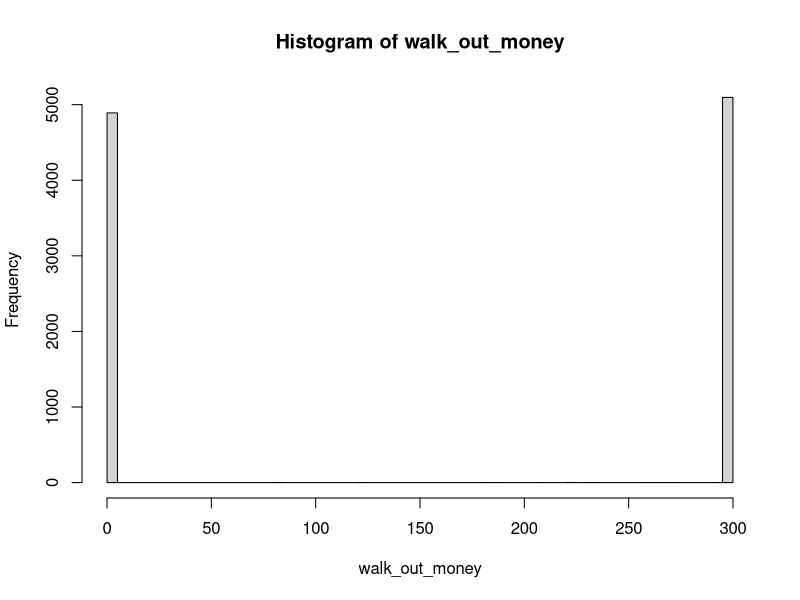
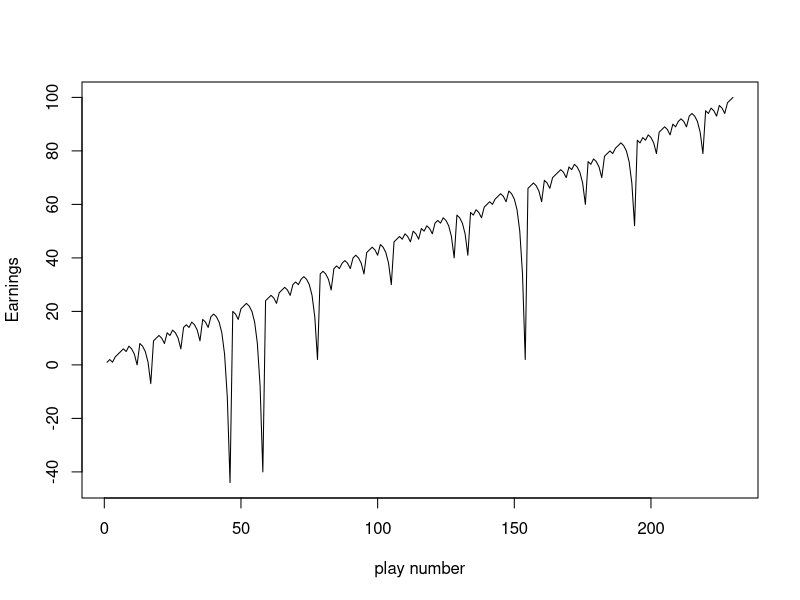
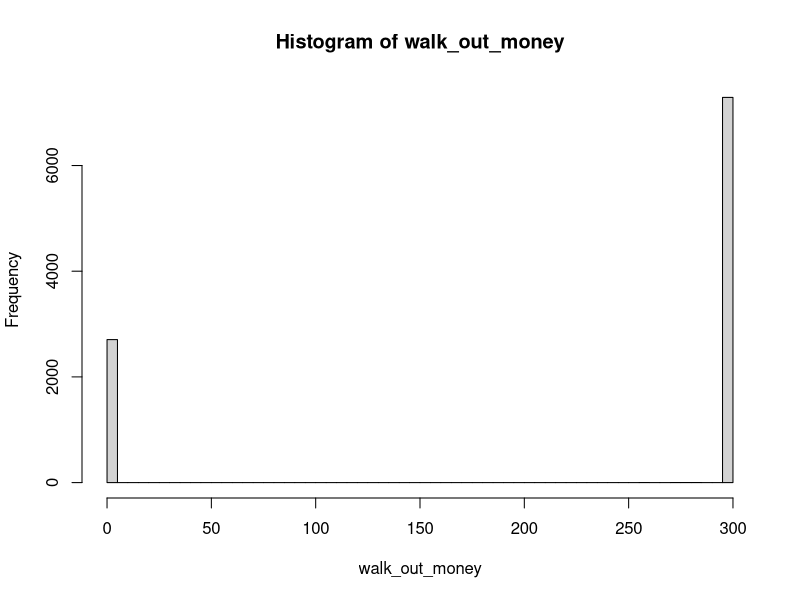

These figures' R source, in order: (Note: a time limit stopped this script after it produced the figures.)
## ---- chunk 1
knitr::opts_chunk$set(echo=TRUE, warning=FALSE, message=FALSE)
library(magrittr)
library(tidyverse)
## ---- chunk 2
#' A single play of the Martingale strategy
#' number of plays  number, the number of plays in roulette
#' Takes a state list, spins the roulette wheel, returns the state list with updated values (for example, budget, plays, etc)
#' @param state A list with the following entries: 
#'   B              number, the budget
#'   W              number, the budget threshold for successfully stopping
#'   L              number, the maximum number of plays 
#'   M              number, the casino wager limit
#'   plays          integer, the number of plays executed
#'   previous_wager number, the wager in the previous play (0 at first play)
#'   previous_win   TRUE/FALSE, indicator if the previous play was a win (TRUE at first play)

#' @return The updated state list
one_play <- function(state){
  
    # Wager
    proposed_wager <- ifelse(state$previous_win, 1, 2*state$previous_wager)
    wager <- min(proposed_wager, state$M, state$B)

    # Spin of the wheel
    red <- rbinom(1,1,18/38)
 
    # Update state
    state$plays <- state$plays + 1
    state$previous_wager <- wager
    if(red){
      # WIN
      state$B <- state$B + wager
      state$previous_win <- TRUE
    }else{
      # LOSE
      state$B <- state$B - wager
      state$previous_win <- FALSE
    }
  state
}

#' Stopping rule
#'
#' Takes the state list and determines if the gambler has to stop
#' @param state A list.  See one_play
#' @return TRUE/FALSE
stop_play <- function(state){
  if(state$B <= 0) return(TRUE)
  if(state$plays >= state$L) return(TRUE)
  if(state$B >= state$W) return(TRUE)
  FALSE
}

#' Play roulette to either bankruptcy, success, or play limits
#'
#' @param B number, the starting budget
#' @param W number, the budget threshold for successfully stoping
#' @param L number, the maximum number of plays 
#' @param M number, the casino wager limit
#' @return A vector of budget values calculated after each play.
one_series <- function(
    B = 200
  , W = 300
  , L = 1000
  , M = 100
){

  # initial state
  state <- list(
    B = B
  , W = W
  , L = L
  , M = M
  , plays = 0
  , previous_wager = 0
  , previous_win = TRUE
  )

  # vector to store budget over series of plays
  budget <- rep(NA, L)
  
  # For loop of plays
  for(i in 1:L){
    new_state <- state %>% one_play
    budget[i] <- new_state$B
    if(new_state %>% stop_play){
      return(budget[1:i])
    }
    state <- new_state
  }
  budget    
}

# helper function
get_last <- function(x) x[length(x)] 

# Simulation
walk_out_money <- rep(NA, 10000)
for(j in seq_along(walk_out_money)){
  walk_out_money[j] <- one_series(B = 200, W = 300, L = 1000, M = 100) %>% get_last
}

# Walk out money distribution
hist(walk_out_money, breaks = 100)

# Estimated probability of walking out with extra cash
mean(walk_out_money > 200)

# Estimated earnings
mean(walk_out_money - 200)
## ---- chunk 3
# Estimated earnings
mean(walk_out_money - 200)

# Showing how the gambler's earnings(or losses) evolve over a series of plays. (The x-axis is the play number and the y-axis is earnings.)
earnings <- one_series(B = 200, W = 300, L =  1000, M = 100) - 200
plot(c(1:length(earnings)), earnings,type="l", xlab="play number", ylab="Earnings")
## ---- chunk 4
# Simulation
walk_out_money <- rep(NA, 10000)
number_of_plays <- rep(NA, 10000)
for(j in seq_along(walk_out_money)){
  walk_out_money[j] <- one_series(B = 250, W = 300, L = 1000, M = 100) %>% get_last
  number_of_plays[j] <- length(one_series(B= 250, W = 300, L = 1000, M = 100))
}

# Walk out money distribution
hist(walk_out_money, breaks = 100)

# Estimated earnings
mean(walk_out_money - 250)
## ---- chunk 5
# Simulation
walk_out_money <- rep(NA, 10000)
number_of_plays <- rep(NA, 10000)
for(j in seq_along(walk_out_money)){
  walk_out_money[j] <- one_series(B = 280, W = 300, L = 1000, M = 100) %>% get_last
  number_of_plays[j] <- length(one_series(B= 280, W = 300, L = 1000, M = 100))
}

# Walk out money distribution
hist(walk_out_money, breaks = 100)

# Estimated earnings
mean(walk_out_money - 280)
## ---- chunk 6
# Simulation
walk_out_money <- rep(NA, 10000)
number_of_plays <- rep(NA, 10000)
for(j in seq_along(walk_out_money)){
  walk_out_money[j] <- one_series(B = 100, W = 300, L = 1000, M = 100) %>% get_last
  number_of_plays[j] <- length(one_series(B= 100, W = 300, L = 1000, M = 100))
}

# Walk out money distribution
hist(walk_out_money, breaks = 100)

# Estimated earnings
mean(walk_out_money - 100)
## ---- chunk 7
# Simulation
walk_out_money <- rep(NA, 10000)
number_of_plays <- rep(NA, 10000)
for(j in seq_along(walk_out_money)){
  walk_out_money[j] <- one_series(B = 200, W = 400, L = 1000, M = 100) %>% get_last
  number_of_plays[j] <- length(one_series(B= 200, W = 400, L = 1000, M = 100))
}

# Walk out money distribution
hist(walk_out_money, breaks = 100)

# Estimated earnings
mean(walk_out_money - 200)
## ---- chunk 8
# Simulation
walk_out_money <- rep(NA, 10000)
number_of_plays <- rep(NA, 10000)
for(j in seq_along(walk_out_money)){
  walk_out_money[j] <- one_series(B = 200, W = 500, L = 1000, M = 100) %>% get_last
  number_of_plays[j] <- length(one_series(B= 200, W = 500, L = 1000, M = 100))
}

# Walk out money distribution
hist(walk_out_money, breaks = 100)

# Estimated earnings
mean(walk_out_money - 200)
## ---- chunk 9
# Simulation
walk_out_money <- rep(NA, 10000)
number_of_plays <- rep(NA, 10000)
for(j in seq_along(walk_out_money)){
  walk_out_money[j] <- one_series(B = 200, W = 300, L = 10, M = 100) %>% get_last
  number_of_plays[j] <- length(one_series(B= 200, W = 300, L = 10, M = 100))
}

# Estimated probability of walking out with extra cash
mean(walk_out_money > 200)

# Walk out money distribution
hist(walk_out_money, breaks = 100)

# Estimated earnings
mean(walk_out_money - 200)
## ---- chunk 10
# Simulation
walk_out_money <- rep(NA, 10000)
number_of_plays <- rep(NA, 10000)
for(j in seq_along(walk_out_money)){
  walk_out_money[j] <- one_series(B = 200, W = 300, L = 5, M = 100) %>% get_last
  number_of_plays[j] <- length(one_series(B= 200, W = 300, L = 5, M = 100))
}

# Estimated probability of walking out with extra cash
mean(walk_out_money > 200)

# Walk out money distribution
hist(walk_out_money, breaks = 100)

# Estimated earnings
mean(walk_out_money - 200)
## ---- chunk 11
# Simulation
walk_out_money <- rep(NA, 10000)
number_of_plays <- rep(NA, 10000)
for(j in seq_along(walk_out_money)){
  walk_out_money[j] <- one_series(B = 200, W = 300, L = 100, M = 100) %>% get_last
  number_of_plays[j] <- length(one_series(B= 200, W = 300, L = 100, M = 100))
}

# Estimated probability of walking out with extra cash
mean(walk_out_money > 200)

# Walk out money distribution
hist(walk_out_money, breaks = 100)

# Estimated earnings
mean(walk_out_money - 200)
## ---- chunk 12
# Simulation
walk_out_money <- rep(NA, 10000)
number_of_plays <- rep(NA, 10000)
for(j in seq_along(walk_out_money)){
  walk_out_money[j] <- one_series(B = 200, W = 300, L = 500, M = 100) %>% get_last
  number_of_plays[j] <- length(one_series(B= 200, W = 300, L = 500, M = 100))
}

# Estimated probability of walking out with extra cash
mean(walk_out_money > 200)

# Walk out money distribution
hist(walk_out_money, breaks = 100)

# Estimated earnings
mean(walk_out_money - 200)
## ---- chunk 13
# Simulation
walk_out_money <- rep(NA, 10000)
number_of_plays <- rep(NA, 10000)
for(j in seq_along(walk_out_money)){
  walk_out_money[j] <- one_series(B = 200, W = 300, L = 1000, M = 50) %>% get_last
  number_of_plays[j] <- length(one_series(B= 200, W = 300, L = 1000, M = 50))
}

# Walk out money distribution
hist(walk_out_money, breaks = 100)

# Estimated earnings
mean(walk_out_money - 200)
## ---- chunk 14
# Simulation
walk_out_money <- rep(NA, 10000)
number_of_plays <- rep(NA, 10000)
for(j in seq_along(walk_out_money)){
  walk_out_money[j] <- one_series(B = 200, W = 300, L = 1000, M = 200) %>% get_last
  number_of_plays[j] <- length(one_series(B= 200, W = 300, L = 1000, M = 200))
}

# Walk out money distribution
hist(walk_out_money, breaks = 100)

# Estimated earnings
mean(walk_out_money - 200)
## ---- chunk 15
# Simulation
walk_out_money <- rep(NA, 10000)
number_of_plays <- rep(NA, 10000)
for(j in seq_along(walk_out_money)){
  walk_out_money[j] <- one_series(B = 200, W = 300, L = 1000, M = 300) %>% get_last
  number_of_plays[j] <- length(one_series(B= 200, W = 300, L = 1000, M = 300))
}

# Walk out money distribution
hist(walk_out_money, breaks = 100)

# Estimated earnings
mean(walk_out_money - 200)
## ---- chunk 16
# Simulation
walk_out_money <- rep(NA, 10000)
number_of_plays <- rep(NA, 10000)
for(j in seq_along(walk_out_money)){
  walk_out_money[j] <- one_series(B = 200, W = 300, L = 1000, M = 500) %>% get_last
  number_of_plays[j] <- length(one_series(B= 200, W = 300, L = 1000, M = 500))
}

# Walk out money distribution
hist(walk_out_money, breaks = 100)

# Estimated earnings
mean(walk_out_money - 200)
## ---- chunk 17
# Simulation
walk_out_money <- rep(NA, 10000)
number_of_plays <- rep(NA, 10000)
for(j in seq_along(walk_out_money)){
  walk_out_money[j] <- one_series(B = 200, W = 300, L = 1000, M = 700) %>% get_last
  number_of_plays[j] <- length(one_series(B= 200, W = 300, L = 1000, M = 700))
}

# Walk out money distribution
hist(walk_out_money, breaks = 100)

# Estimated earnings
mean(walk_out_money - 200)
## ---- chunk 18
# Simulation
walk_out_money <- rep(NA, 10000)
for(j in seq_along(walk_out_money)){
  walk_out_money[j] <- one_series(B = 200, W = 300, L = 1000, M = 100) %>% get_last
  number_of_plays[j] <- length(one_series(B= 200, W = 300, L = 1000, M = 100))
}

# Estimated the number of plays before stopping
mean(number_of_plays)
